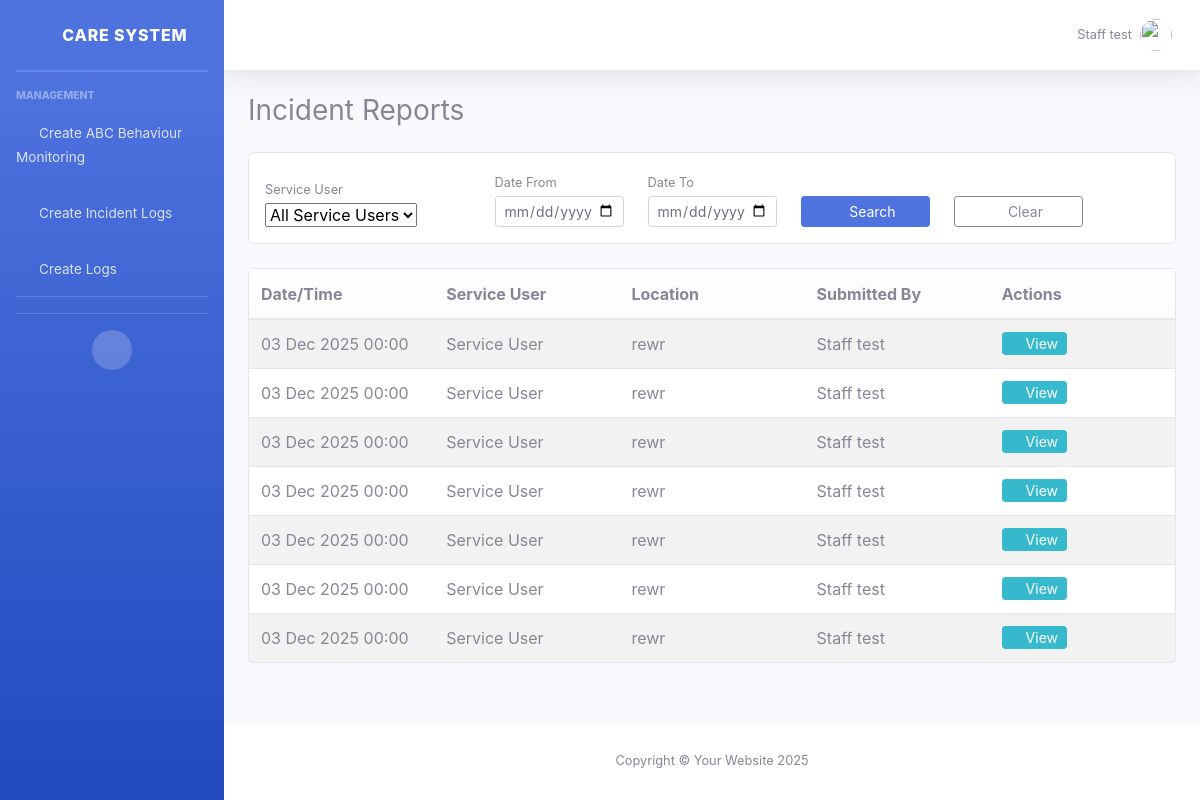
The app's page /incident-reports/ (signed in), older data.
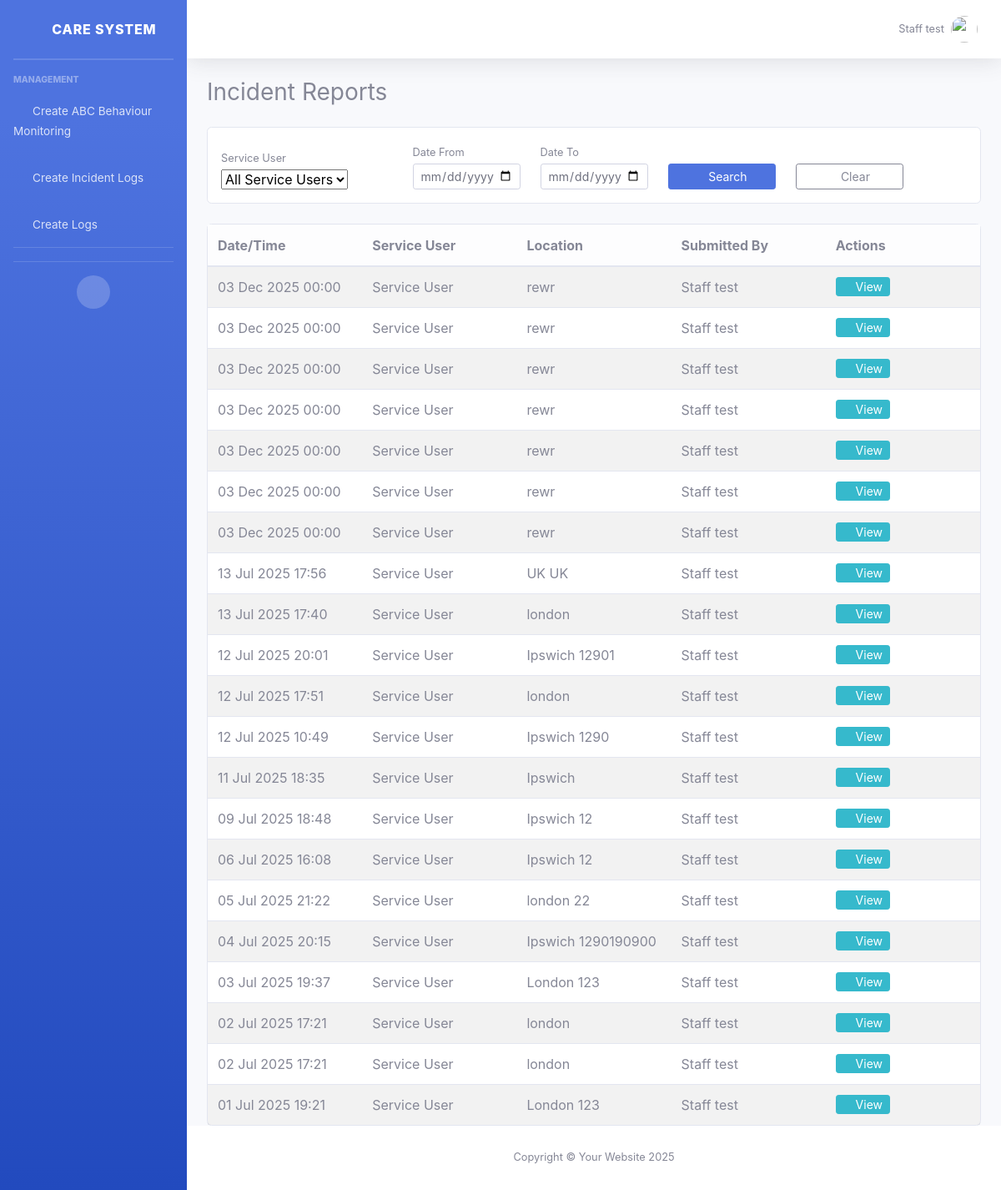
The same page, newer data.
### core/models.py (models this page shows, shortened)
class IncidentReport(models.Model):
    staff = models.ForeignKey(settings.AUTH_USER_MODEL, on_delete=models.CASCADE, null=True, blank=True)
    service_user = models.ForeignKey('ServiceUser', on_delete=models.CASCADE)
    carehome = models.ForeignKey('CareHome', on_delete=models.CASCADE, null=True, blank=True)
    incident_datetime = models.DateTimeField()
    location = models.CharField(max_length=255)
    dob = models.DateField()
    staff_involved = models.CharField(max_length=255)
    prior_description = models.TextField()
    incident_description = models.TextField()
    user_response = models.TextField()
    contacted_manager = models.BooleanField(default=False)
    manager_contact_date = models.DateTimeField(null=True, blank=True)
    manager_contact_comment = models.TextField(blank=True)
    contacted_police = models.BooleanField(default=False)
    police_contact_date = models.DateTimeField(null=True, blank=True)
    police_contact_comment = models.TextField(blank=True)
    contacted_paramedics = models.BooleanField(default=False)
    paramedics_contact_date = models.DateTimeField(null=True, blank=True)
    paramedics_contact_comment = models.TextField(blank=True)
    contacted_other = models.BooleanField(default=False)
    other_contact_name = models.CharField(max_length=255, blank=True)
    other_contact_date = models.DateTimeField(null=True, blank=True)
    other_contact_comment = models.TextField(blank=True)
    prn_administered = models.BooleanField(default=False)
    prn_by_whom = models.CharField(max_length=255, blank=True)
    injuries_detail = models.TextField(blank=True)
    property_damage = models.TextField(blank=True)
    image1 = models.ImageField(upload_to='incident_images/', blank=True, null=True)
    image2 = models.ImageField(upload_to='incident_images/', blank=True, null=True)
    image3 = models.ImageField(upload_to='incident_images/', blank=True, null=True)
    pdf_file = models.FileField(upload_to='incident_reports/', blank=True, null=True)

class ServiceUser(models.Model):
    carehome = models.ForeignKey(CareHome, on_delete=models.CASCADE,related_name='service_users')
    image = models.ImageField(upload_to='service_users/', blank=True, null=True)
    first_name = models.CharField(max_length=100)
    last_name = models.CharField(max_length=100)
    phone = models.CharField(
        max_length=20,
        validators=[
            RegexValidator(
                regex=r'^(\+44\s?7\d{3}|\(?07\d{3}\)?)\s?\d{3}\s?\d{3}$',
                message='Enter a valid UK phone number'
            )
        ]
    )
    email = models.EmailField(blank=True, null=True)
    emergency_contact = models.CharField(max_length=20)
    address = models.TextField()
    notes = models.TextField(blank=True, null=True)
    created_at = models.DateTimeField(auto_now_add=True)
    def __str__(self):
        return f"{self.first_name} {self.last_name}"

class CustomUser(AbstractBaseUser, PermissionsMixin):
    STAFF = 'staff'
    TEAM_LEAD = 'team_lead'
    Manager = 'manager'
    ROLE_CHOICES = [
        (Manager, 'Manager'),
        (STAFF, 'Staff'),
        (TEAM_LEAD, 'Team Lead'),
    ]
    image = models.ImageField(upload_to='staff/', blank=True, null=True)
    phone = models.CharField(max_length=20, blank=True, null=True)
    address = models.TextField(blank=True, null=True)
    additional_info = models.TextField(blank=True, null=True)
    role = models.CharField(max_length=20, choices=ROLE_CHOICES, default=STAFF)
    carehome = models.ForeignKey('CareHome', on_delete=models.SET_NULL, null=True, blank=True)
    last_active = models.DateTimeField(null=True, blank=True)
    email = models.EmailField(unique=True)
    first_name = models.CharField(max_length=30, blank=True)
    last_name = models.CharField(max_length=150, blank=True)
    is_staff = models.BooleanField(default=False)
    is_active = models.BooleanField(default=True)
    date_joined = models.DateTimeField(default=timezone.now)
    USERNAME_FIELD = 'email'
    REQUIRED_FIELDS = ['first_name', 'last_name']
    objects = CustomUserManager()
    def get_full_name(self):
        full_name = f"{self.first_name} {self.last_name}".strip()
        return full_name if full_name else self.email
    class Meta:
        verbose_name = 'User'
        verbose_name_plural = 'Users'

### core/views.py (the view)
# urls.py: path('incident-reports/', views.incident_report_list_view, name='incident_report_list'),
@login_required
def incident_report_list_view(request):
    user = request.user
    if user.is_superuser or user.role == 'manager':
        incidents = IncidentReport.objects.select_related('service_user')
    elif user.role == 'team_lead':
        incidents = IncidentReport.objects.filter(service_user__carehome=user.carehome)
    elif user.role == 'staff':
        incidents = IncidentReport.objects.filter(staff=user)
    else:
        incidents = IncidentReport.objects.none()
    service_user_id = request.GET.get('service_user')
    date_from = request.GET.get('date_from')
    date_to = request.GET.get('date_to')
    if service_user_id:
        incidents = incidents.filter(service_user_id=service_user_id)
    if date_from:
        try:
            date_from = datetime.strptime(date_from, '%Y-%m-%d').date()
            incidents = incidents.filter(incident_datetime__date__gte=date_from)
        except ValueError:
            pass
    if date_to:
        try:
            date_to = datetime.strptime(date_to, '%Y-%m-%d').date()
            incidents = incidents.filter(incident_datetime__date__lte=date_to)
        except ValueError:
            pass
    incidents = incidents.order_by('-incident_datetime')
    service_users = ServiceUser.objects.filter(
        id__in=incidents.values_list('service_user', flat=True).distinct()
    ).order_by('first_name')
    for incident in incidents:
        incident.has_images = any([
            incident.image1,
            incident.image2,
            incident.image3
        ])
    return render(request, 'forms/incident_report_list.html', {
        'incidents': incidents,
        'service_users': service_users,
        'search_params': request.GET
    })

### core/core/templates/forms/incident_report_list.html (shortened to what this page needs)
{% extends "core/base.html" %}
{% block content %}
<div class="d-flex justify-content-between align-items-center mb-4">
    <h1 class="h3 mb-0">Incident Reports</h1>
</div>
<div class="card mb-4">
    <div class="card-body p-3">
        <form method="get" class="row g-2 align-items-end">
            <div class="col-md-3">
                <label for="service_user" class="form-label small mb-1">Service User</label>
                <select name="service_user" id="service_user" class="form-select form-select-sm">
                    <option value="">All Service Users</option>
                </select>
            </div>
           <div class="col-md-2">
    <label for="date_from" class="form-label small mb-1">Date From</label>
    <input type="date" name="date_from" id="date_from" class="form-control form-control-sm"
           value="{{ search_params.date_from }}">
</div>
<div class="col-md-2">
    <label for="date_to" class="form-label small mb-1">Date To</label>
    <input type="date" name="date_to" id="date_to" class="form-control form-control-sm"
           value="{{ search_params.date_to }}">
</div>
            <div class="col-md-2">
                <button type="submit" class="btn btn-primary btn-sm w-100">
                    <i class="fas fa-search me-1"></i> Search
                </button>
            </div>
            <div class="col-md-2">
                <a href="{% url 'incident_report_list' %}" class="btn btn-outline-secondary btn-sm w-100">
                    <i class="fas fa-times me-1"></i> Clear
                </a>
            </div>
        </form>
    </div>
</div>
<div class="card">
    <div class="card-body p-0">
        <div class="table-responsive">
            <table class="table table-striped table-hover mb-0">
                <thead class="table-light">
                <tr>
                    <th width="20%">Date/Time</th>
                    <th width="20%">Service User</th>
                    <th width="20%">Location</th>
                    <th width="20%">Submitted By</th>
                    <th width="20%">Actions</th>
                </tr>
                </thead>
                <tbody>
                {% for incident in incidents %}
                <tr>
                    <td>{{ incident.incident_datetime|date:"d M Y H:i" }}</td>
                    <td>{{ incident.service_user }}</td>
                    <td>{{ incident.location }}</td>
                    <td>{{ incident.staff.get_full_name }}</td>
                    <td>
                        <div class="d-flex gap-1">
                            <a href="{% url 'view_incident_report' incident.id %}"
                               class="btn btn-info btn-sm py-0 px-2">
                                <i class="fas fa-eye"></i> View
                            </a>
                        </div>
                    </td>
                </tr>
                {% empty %}
                <tr>
                    <td colspan="5" class="text-center py-4">No incident reports found</td>
                </tr>
                {% endfor %}
                </tbody>
            </table>
        </div>
    </div>
</div>
{% endblock %}

Row changes from the older to the newer data that the page shows:
added IncidentReport: incident_datetime "13 Jul 2025 17:56", service_user "Service User", location "UK UK", staff.get_full_name "Staff test"
added IncidentReport: incident_datetime "13 Jul 2025 17:40", service_user "Service User", location "london", staff.get_full_name "Staff test"
added IncidentReport: incident_datetime "12 Jul 2025 20:01", service_user "Service User", location "Ipswich 12901", staff.get_full_name "Staff test"
added IncidentReport: incident_datetime "12 Jul 2025 17:51", service_user "Service User", location "london", staff.get_full_name "Staff test"
added IncidentReport: incident_datetime "12 Jul 2025 10:49", service_user "Service User", location "Ipswich 1290", staff.get_full_name "Staff test"
added IncidentReport: incident_datetime "11 Jul 2025 18:35", service_user "Service User", location "Ipswich", staff.get_full_name "Staff test"
added IncidentReport: incident_datetime "09 Jul 2025 18:48", service_user "Service User", location "Ipswich 12", staff.get_full_name "Staff test"
added IncidentReport: incident_datetime "06 Jul 2025 16:08", service_user "Service User", location "Ipswich 12", staff.get_full_name "Staff test"
added IncidentReport: incident_datetime "05 Jul 2025 21:22", service_user "Service User", location "london 22", staff.get_full_name "Staff test"
added IncidentReport: incident_datetime "04 Jul 2025 20:15", service_user "Service User", location "Ipswich 1290190900", staff.get_full_name "Staff test"
added IncidentReport: incident_datetime "03 Jul 2025 19:37", service_user "Service User", location "London 123", staff.get_full_name "Staff test"
added IncidentReport: incident_datetime "02 Jul 2025 17:21", service_user "Service User", location "london", staff.get_full_name "Staff test"
added IncidentReport: incident_datetime "02 Jul 2025 17:21", service_user "Service User", location "london", staff.get_full_name "Staff test"
added IncidentReport: incident_datetime "01 Jul 2025 19:21", service_user "Service User", location "London 123", staff.get_full_name "Staff test"
